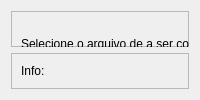
            <widget class="QWidget" name="page_3">
             <property name="styleSheet">
              <string notr="true">QLineEdit{
	
	background-color: rgb(255, 255, 255);
}</string>
             </property>
             <layout class="QVBoxLayout" name="verticalLayout_9">
              <item>
               <widget class="QFrame" name="frame_10">
                <property name="frameShape">
                 <enum>QFrame::StyledPanel</enum>
                </property>
                <property name="frameShadow">
                 <enum>QFrame::Raised</enum>
                </property>
                <widget class="QPushButton" name="convert">
                 <property name="geometry">
                  <rect>
                   <x>250</x>
                   <y>150</y>
                   <width>281</width>
                   <height>41</height>
                  </rect>
                 </property>
                 <property name="sizePolicy">
                  <sizepolicy hsizetype="Preferred" vsizetype="Preferred">
                   <horstretch>0</horstretch>
                   <verstretch>0</verstretch>
                  </sizepolicy>
                 </property>
                 <property name="styleSheet">
                  <string notr="true">QPushButton:hover{
	
	background-color: rgb(255, 255, 255);
	color: rgb(0, 0, 0);
	border-radius: 15px;

}

QPushButton{
	
	
	background-color: rgb(0, 0, 0);
	color: rgb(200, 200, 200);
}</string>
                 </property>
                 <property name="text">
                  <string>Conversor</string>
                 </property>
                </widget>
                <widget class="QWidget" name="layoutWidget">
                 <property name="geometry">
                  <rect>
                   <x>10</x>
                   <y>20</y>
                   <width>701</width>
                   <height>111</height>
                  </rect>
                 </property>
                 <layout class="QGridLayout" name="gridLayout_2">
                  <item row="0" column="0">
                   <widget class="QLabel" name="label_8">
                    <property name="text">
                     <string>Selecione o arquivo de a ser convertido</string>
                    </property>
                   </widget>
                  </item>
                  <item row="0" column="1">
                   <widget class="QLineEdit" name="caminhoconversor1">
                    <property name="styleSheet">
                     <string notr="true"/>
                    </property>
                    <property name="placeholderText">
                     <string>C:/Users/Usuário/Desktop/video.mp4</string>
                    </property>
                   </widget>
                  </item>
                  <item row="0" column="2">
                   <widget class="QPushButton" name="selecionarconversor1">
                    <property name="minimumSize">
                     <size>
                      <width>80</width>
                      <height>25</height>
                     </size>
                    </property>
                    <property name="styleSheet">
                     <string notr="true">QPushButton:hover{
	
	background-color: rgb(255, 255, 255);
	color: rgb(0, 0, 0);

}

QPushButton{
	
	
	background-color: rgb(0, 0, 0);
	color: rgb(200, 200, 200);
}</string>
                    </property>
                    <property name="text">
                     <string>Selecionar</string>
                    </property>
                   </widget>
                  </item>
                  <item row="1" column="0">
                   <widget class="QLabel" name="label_9">
                    <property name="text">
                     <string>Selecione o local que o arquivo será salvo</string>
                    </property>
                   </widget>
                  </item>
                  <item row="1" column="1">
                   <widget class="QLineEdit" name="caminhoconversor2">
                    <property name="placeholderText">
                     <string>C:/Users/Usuário/Desktop/audio.mp3</string>
                    </property>
                   </widget>
                  </item>
                  <item row="1" column="2">
                   <widget class="QPushButton" name="selecionarconversor2">
                    <property name="minimumSize">
                     <size>
                      <width>0</width>
                      <height>25</height>
                     </size>
                    </property>
                    <property name="styleSheet">
                     <string notr="true">QPushButton:hover{
	
	background-color: rgb(255, 255, 255);
	color: rgb(0, 0, 0);

}

QPushButton{
	
	
	background-color: rgb(0, 0, 0);
	color: rgb(200, 200, 200);
}</string>
                    </property>
                    <property name="text">
                     <string>Selecionar</string>
                    </property>
                   </widget>
                  </item>
                  <item row="2" column="0" colspan="3">
                   <widget class="QLabel" name="label_10">
                    <property name="text">
                     <string>Nota: Digite a extensão do arquivo final, ou seja, o que será salvo após a conversão como no exemplo audio.mp3 se utilizando mídias de audio, ou imagem.jpg se trabalhando com imagens</string>
                    </property>
                    <property name="wordWrap">
                     <bool>true</bool>
                    </property>
                   </widget>
                  </item>
                 </layout>
                </widget>
               </widget>
              </item>
              <item>
               <widget class="QFrame" name="frame_11">
                <property name="frameShape">
                 <enum>QFrame::StyledPanel</enum>
                </property>
                <property name="frameShadow">
                 <enum>QFrame::Raised</enum>
                </property>
                <layout class="QVBoxLayout" name="verticalLayout_10">
                 <item>
                  <widget class="QLabel" name="infoconversor">
                   <property name="text">
                    <string>Info:</string>
                   </property>
                  </widget>
                 </item>
                </layout>
               </widget>
              </item>
             </layout>
            </widget>
